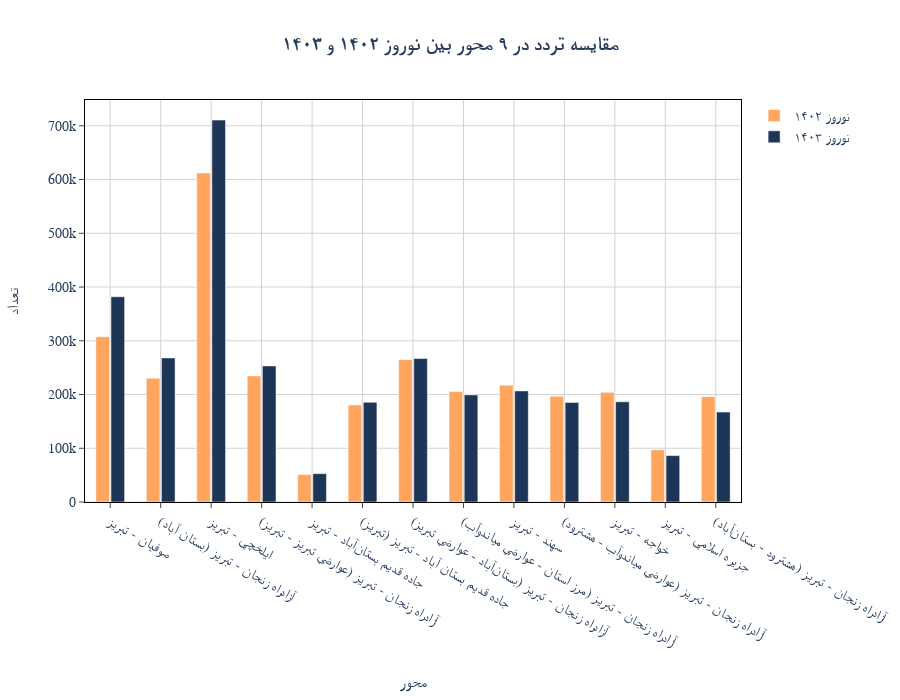

Here is the notebook cell this chart was saved with:
### Code cell
import plotly.graph_objects as go
import pandas as pd

# آمادهسازی دیتافریم
df_bar = df_merged[['name_x', 'est_sum_total_est_x', 'est_sum_total_est_y']].copy()
df_bar.columns = ['محور', 'نوروز ۱۴۰۲', 'نوروز ۱۴۰۳']

# reshape کردن به فرمت long
df_long = df_bar.melt(id_vars='محور', var_name='سال', value_name='تعداد')

# رسم نمودار
fig = go.Figure()

fig.add_trace(go.Bar(
    x=df_long[df_long['سال'] == 'نوروز ۱۴۰۲']['محور'],
    y=df_long[df_long['سال'] == 'نوروز ۱۴۰۲']['تعداد'],
    name='نوروز ۱۴۰۲',
    marker_color='#FFA55D'
))

fig.add_trace(go.Bar(
    x=df_long[df_long['سال'] == 'نوروز ۱۴۰۳']['محور'],
    y=df_long[df_long['سال'] == 'نوروز ۱۴۰۳']['تعداد'],
    name='نوروز ۱۴۰۳',
    marker_color='#1d3557'
))

# تنظیمات ظاهری
fig.update_layout(
    xaxis=dict(
        title='محور',
        title_font=dict(size=16),
        tickfont=dict(size=14),
        tickangle=30,
        title_standoff=25,
        mirror=True,
        ticks='outside',
        showline=True,
        linecolor='black',
        gridcolor='lightgray',
        type='category',
    ),
    yaxis=dict(
        title='تعداد',
        title_font=dict(size=16),
        tickfont=dict(size=14),
        title_standoff=25,
        mirror=True,
        ticks='outside',
        showline=True,
        linecolor='black',
        gridcolor='lightgray',
    ),
    font=dict(
        family='Yas',
        size=14,
    ),
    title='<b>مقایسه تردد در ۹ محور بین نوروز ۱۴۰۲ و ۱۴۰۳</b>',
    title_x=0.5,
    barmode='group',
    template='plotly_white',
    bargap=0.4,
    bargroupgap=0.1,
    height=700,
    legend_title_text='',
    hovermode='x unified'
)

fig.show()

### Figure 1 — Plotly figure (JSON) as saved in the notebook; plotly's stock layout.template omitted (floating-point values rounded to 4 significant figures)
{"data": [{"marker": {"color": "#FFA55D"}, "name": "نوروز ۱۴۰۲", "type": "bar", "x": ["صوفيان - تبريز", "آزادراه زنجان - تبريز (بستان آباد)", "ايلخچي - تبريز", "آزادراه زنجان - تبريز (عوارضي تبريز - تبريز)", "جاده قديم بستانآباد - تبريز", "جاده قديم بستان آباد - تبريز (تبريز)", "آزادراه زنجان - تبريز (بستانآباد - عوارضي تبريز)", "آزادراه زنجان - تبريز (مرز استان - عوارضي مياندوآب)", "سهند - تبريز", "آزادراه زنجان - تبريز (عوارضي مياندوآب - هشترود)", "خواجه - تبريز", "جزيره اسلامي - تبريز", "آزادراه زنجان - تبريز (هشترود - بستانآباد)"], "y": [307600.0, 230500.0, 612200.0, 234600.0, 51160.0, 180600.0, 264900.0, 205400.0, 217400.0, 196900.0, 204000.0, 97230.0, 196000.0]}, {"marker": {"color": "#1d3557"}, "name": "نوروز ۱۴۰۳", "type": "bar", "x": ["صوفيان - تبريز", "آزادراه زنجان - تبريز (بستان آباد)", "ايلخچي - تبريز", "آزادراه زنجان - تبريز (عوارضي تبريز - تبريز)", "جاده قديم بستانآباد - تبريز", "جاده قديم بستان آباد - تبريز (تبريز)", "آزادراه زنجان - تبريز (بستانآباد - عوارضي تبريز)", "آزادراه زنجان - تبريز (مرز استان - عوارضي مياندوآب)", "سهند - تبريز", "آزادراه زنجان - تبريز (عوارضي مياندوآب - هشترود)", "خواجه - تبريز", "جزيره اسلامي - تبريز", "آزادراه زنجان - تبريز (هشترود - بستانآباد)"], "y": [381800.0, 268100.0, 710600.0, 253200.0, 52700.0, 185500.0, 266900.0, 199300.0, 206700.0, 185100.0, 186500.0, 86360.0, 167300.0]}], "layout": {"bargap": 0.4, "bargroupgap": 0.1, "barmode": "group", "font": {"family": "Yas", "size": 14}, "height": 700, "hovermode": "x unified", "legend": {"title": {"text": ""}}, "title": {"text": "<b>مقایسه تردد در ۹ محور بین نوروز ۱۴۰۲ و ۱۴۰۳</b>", "x": 0.5}, "xaxis": {"gridcolor": "lightgray", "linecolor": "black", "mirror": true, "showline": true, "tickangle": 30, "tickfont": {"size": 14}, "ticks": "outside", "title": {"font": {"size": 16}, "standoff": 25, "text": "محور"}, "type": "category"}, "yaxis": {"gridcolor": "lightgray", "linecolor": "black", "mirror": true, "showline": true, "tickfont": {"size": 14}, "ticks": "outside", "title": {"font": {"size": 16}, "standoff": 25, "text": "تعداد"}}}}
